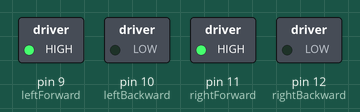
This sketch was run on a simulated Arduino Uno, built with avr-gcc and run on an emulated ATmega328P. Parts: switched loads named in the sketch (green lamp = pin HIGH).

Above: at 0.1 s.
Timing chart, 0 to 1.6 s (numbered marks = the images above):
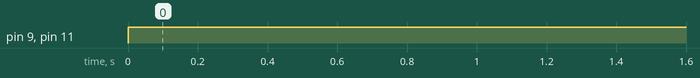

The sketch:

Motor_Test2.ino
```cpp
const int leftForward = 9;
const int leftBackward = 10;
const int rightForward = 11;
const int rightBackward = 12;

void setup() {
  pinMode(leftForward , OUTPUT);
  pinMode(leftBackward , OUTPUT);
  pinMode(rightForward , OUTPUT);
  pinMode(rightBackward , OUTPUT);

}

void loop(){
  digitalWrite(leftForward , HIGH);
  digitalWrite(leftBackward , LOW);
  digitalWrite(rightForward , HIGH);
  digitalWrite(rightBackward , LOW);

}
```

Measured:
- by itself, pin 9 (leftForward), pin 11 (rightForward): LOW → HIGH at 0.00 s
